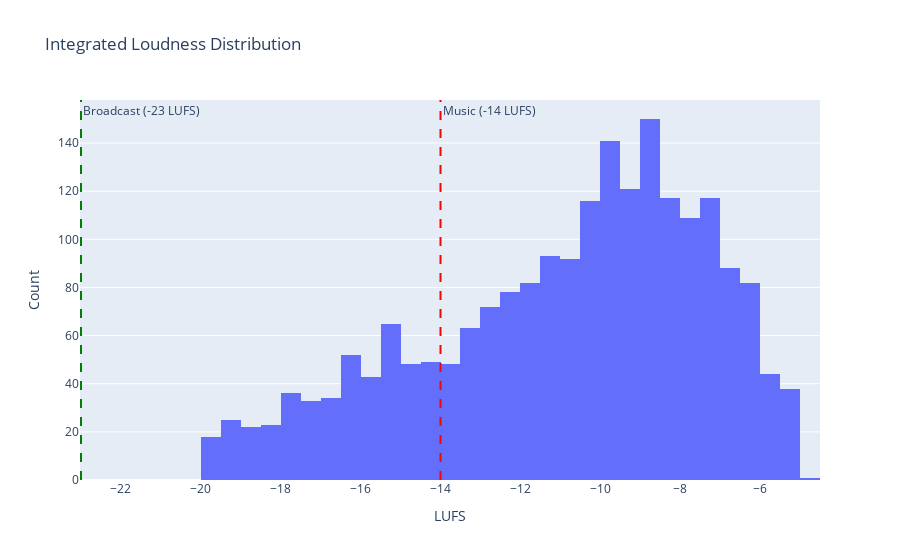

Notebook code for this chart:
### Markdown cell above
## Loudness Analysis

Analyze the integrated loudness distribution.

### Code cell
# Interactive plot
fig = go.Figure()

fig.add_trace(go.Histogram(
    x=df["loudness"],
    nbinsx=30,
    name="Loudness"
))

fig.add_vline(x=-14, line_dash="dash", line_color="red",
              annotation_text="Music (-14 LUFS)")
fig.add_vline(x=-23, line_dash="dash", line_color="green",
              annotation_text="Broadcast (-23 LUFS)")

fig.update_layout(
    title="Integrated Loudness Distribution",
    xaxis_title="LUFS",
    yaxis_title="Count"
)

fig.show()

### Figure 1 — Plotly figure (JSON) as saved in the notebook; plotly's stock layout.template omitted (floating-point values rounded to 4 significant figures; data arrays with more than 128 entries replaced by an {"elided": "..."} marker saying what was removed)
{"data": [{"name": "Loudness", "nbinsx": 30, "type": "histogram", "x": {"elided": "2100 float values"}}], "layout": {"annotations": [{"showarrow": false, "text": "Music (-14 LUFS)", "x": -14, "xanchor": "left", "xref": "x", "y": 1, "yanchor": "top", "yref": "y domain"}, {"showarrow": false, "text": "Broadcast (-23 LUFS)", "x": -23, "xanchor": "left", "xref": "x", "y": 1, "yanchor": "top", "yref": "y domain"}], "shapes": [{"line": {"color": "red", "dash": "dash"}, "type": "line", "x0": -14, "x1": -14, "xref": "x", "y0": 0, "y1": 1, "yref": "y domain"}, {"line": {"color": "green", "dash": "dash"}, "type": "line", "x0": -23, "x1": -23, "xref": "x", "y0": 0, "y1": 1, "yref": "y domain"}], "title": {"text": "Integrated Loudness Distribution"}, "xaxis": {"title": {"text": "LUFS"}}, "yaxis": {"title": {"text": "Count"}}}}
